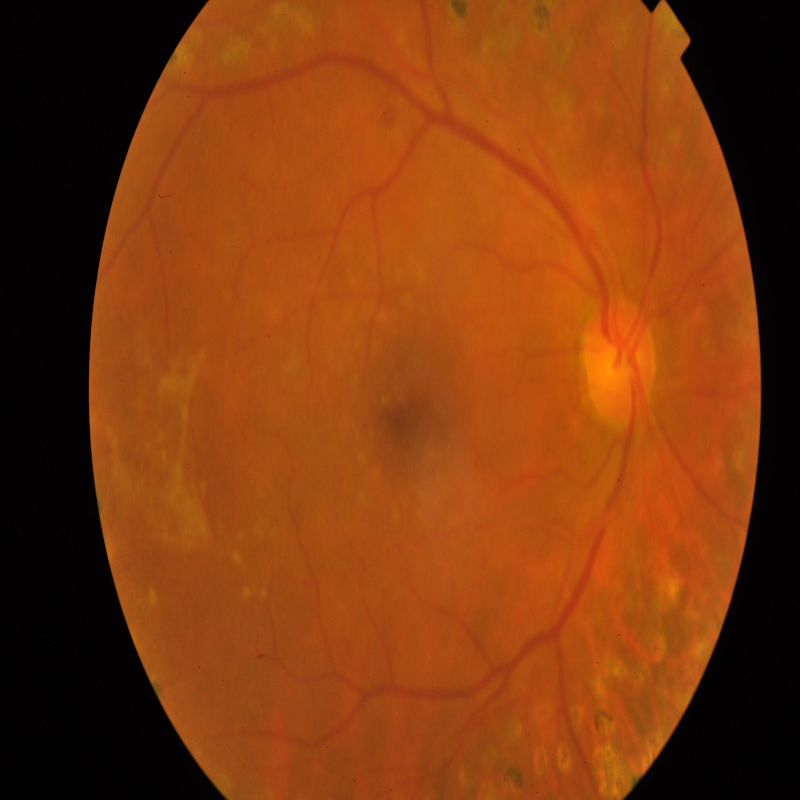
#> input picture src/images/001639a390f0.png, 800 x 800 px
$ python -i filters.py   (imports and definitions only)   (older library calls are emulated)
#> lines starting #> are read from the running program, lines starting #| are printed output that depends on the picture
#> further down, picture is the input picture: shape (800, 800, 3); mean B, G, R 14.3, 58.7, 128.7
import cv2
import numpy as np


# [20 lines left out: functions high_pass_filter, gauss_blur, not called in this run]

def laplace(img):
    img=np.uint8(img)
    #a way to detect edges
    ksize=3
    ddepth=cv2.CV_16S
    if len(img.shape)==3:
        gray=cv2.cvtColor(img,cv2.COLOR_BGR2GRAY)
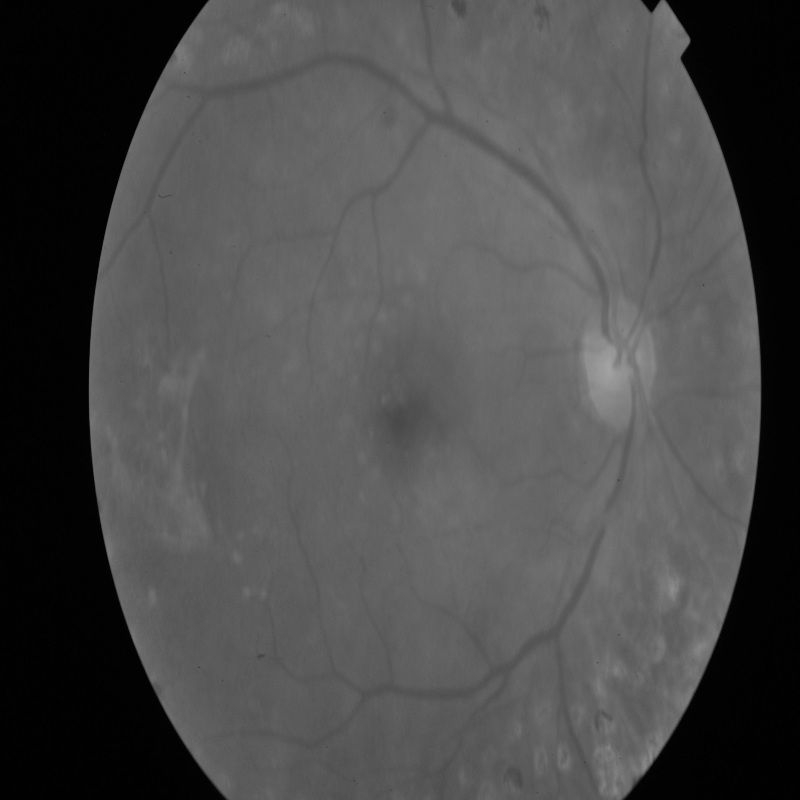
#> gray: shape (800, 800); min 0, max 163, mean 74.6
    else:
        gray = img
    blur=cv2.GaussianBlur(gray,(ksize,ksize),0)
    laplace=cv2.Laplacian(blur,ddepth,ksize=ksize)
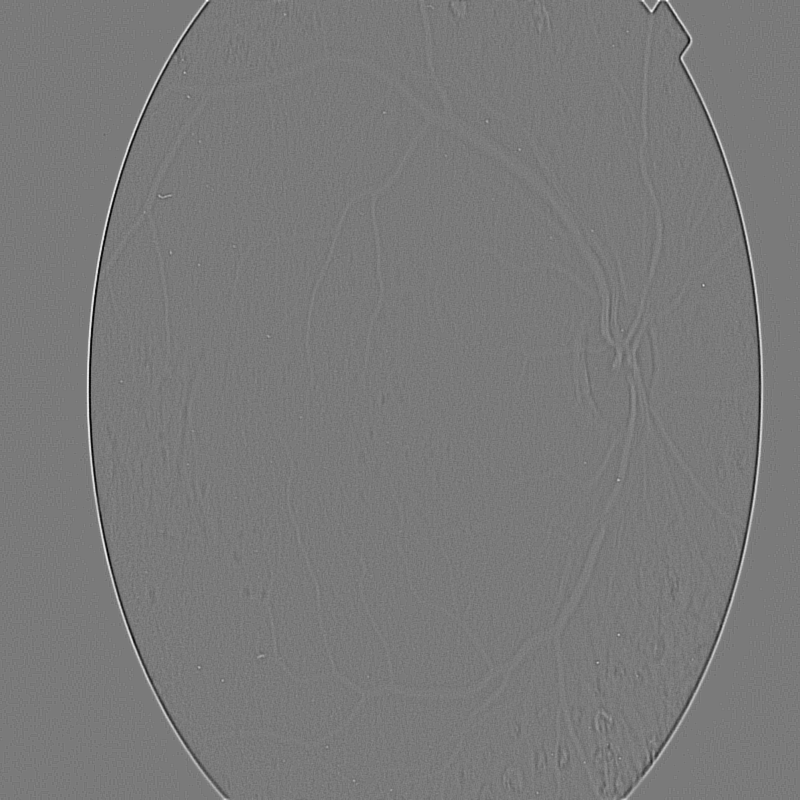
#> laplace: shape (800, 800) int16; min -114, max 124, mean 0; drawn with min black and max white
    res=cv2.convertScaleAbs(laplace)
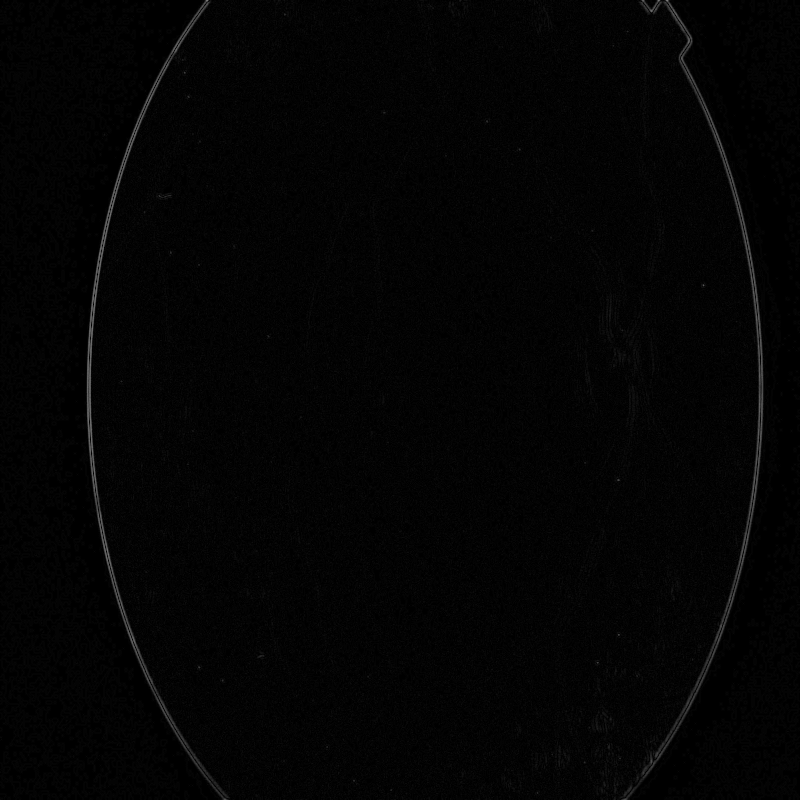
#> res: shape (800, 800); min 0, max 124, mean 3.6
    return res

# [40 lines left out: functions intensity_slicing, bit_plane_slicing, sharpening, not called in this run]

>>> import cv2
>>> picture = cv2.imread('../images/001639a390f0.png')
>>> result = laplace(picture)

$ run again, on src/images/0e0003ddd8df.png
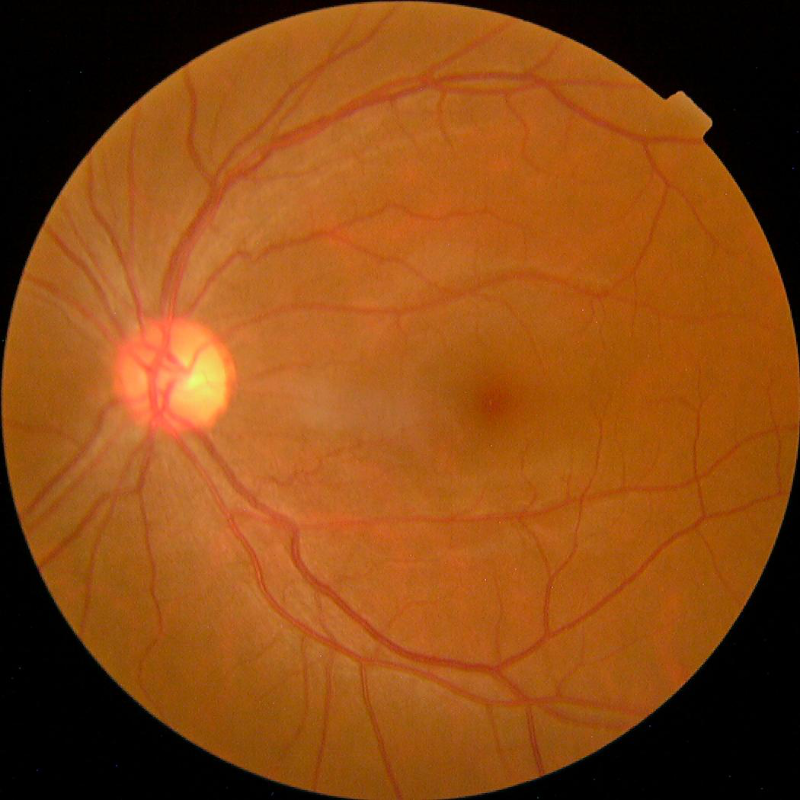
#> input picture src/images/0e0003ddd8df.png, 800 x 800 px
#> picture is the input picture: shape (800, 800, 3); mean B, G, R 20.7, 74, 139.1
#> in laplace, `laplace=cv2.Laplacian(blur,ddepth,ksize=ksize)`:
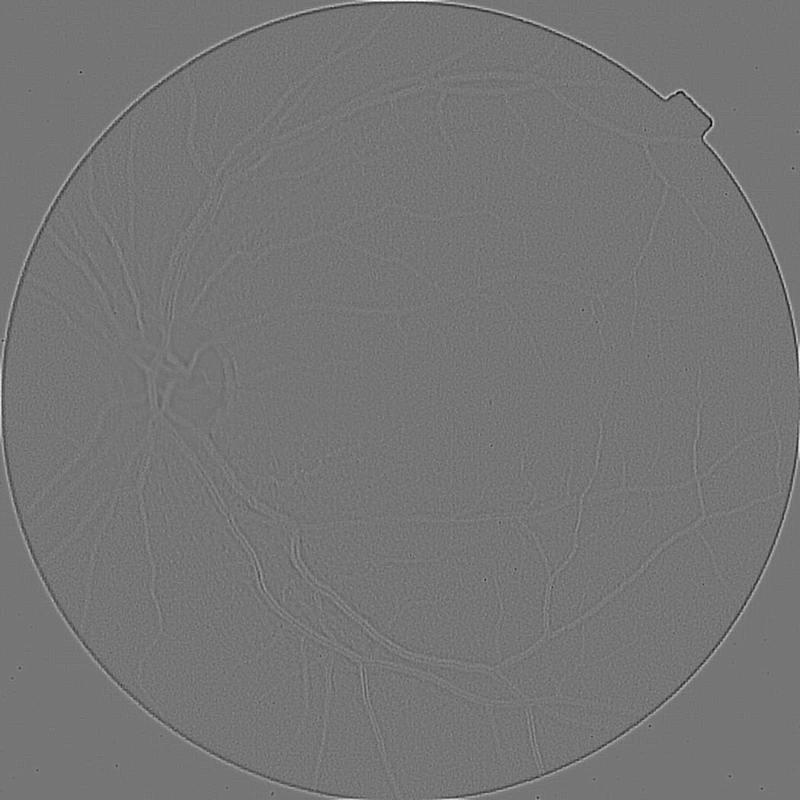
#> laplace: shape (800, 800) int16; min -168, max 196, mean 0; drawn with min black and max white
#> in laplace, `res=cv2.convertScaleAbs(laplace)`:
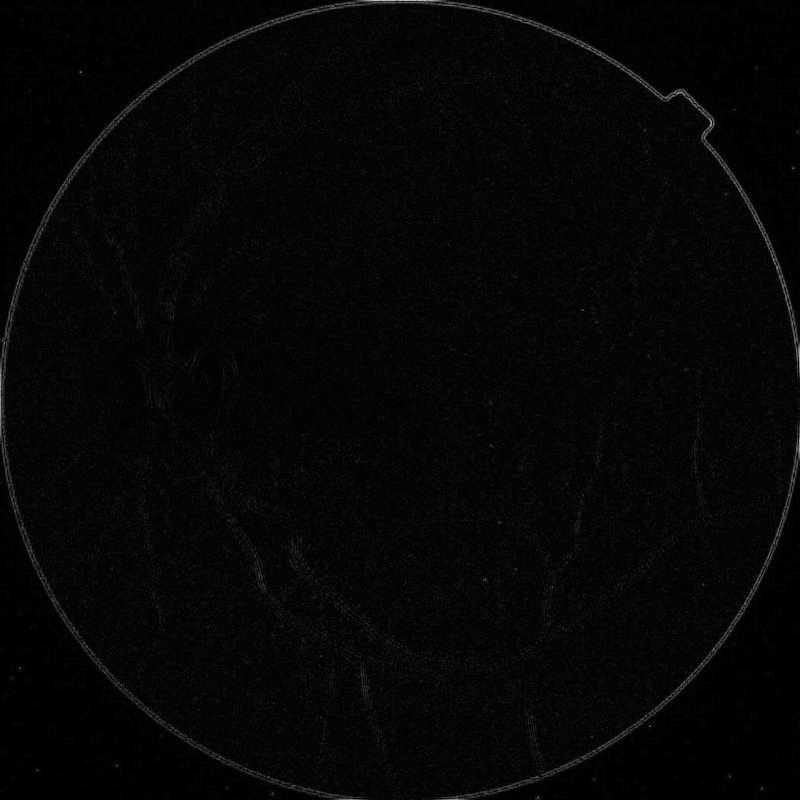
#> res: shape (800, 800); min 0, max 196, mean 5.7

$ run again, on src/images/0e3572b5884a.png
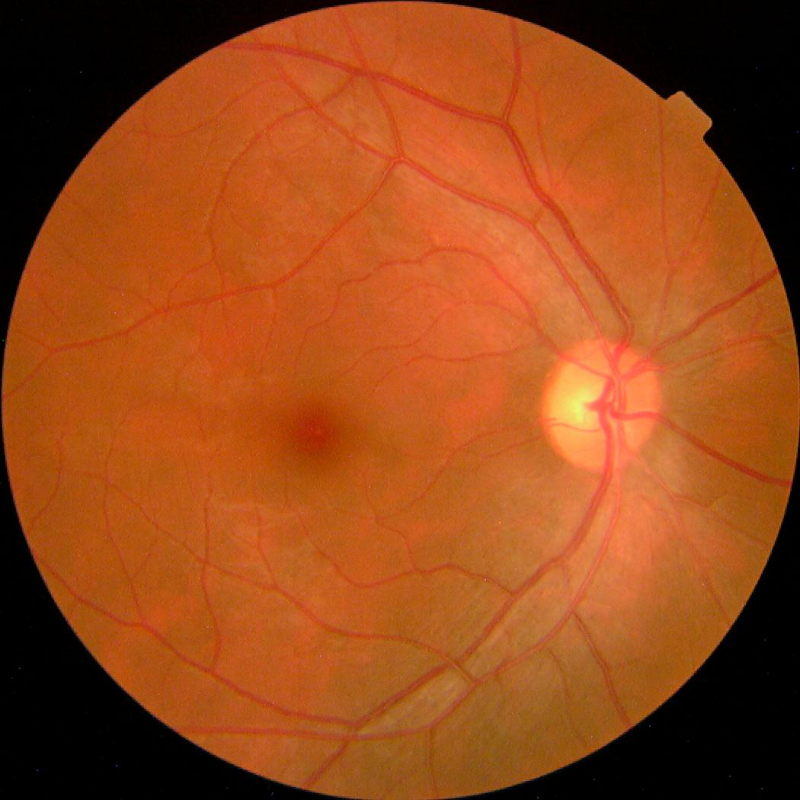
#> input picture src/images/0e3572b5884a.png, 800 x 800 px
#> picture is the input picture: shape (800, 800, 3); mean B, G, R 25.2, 72.3, 150.6
#> in laplace, `laplace=cv2.Laplacian(blur,ddepth,ksize=ksize)`:
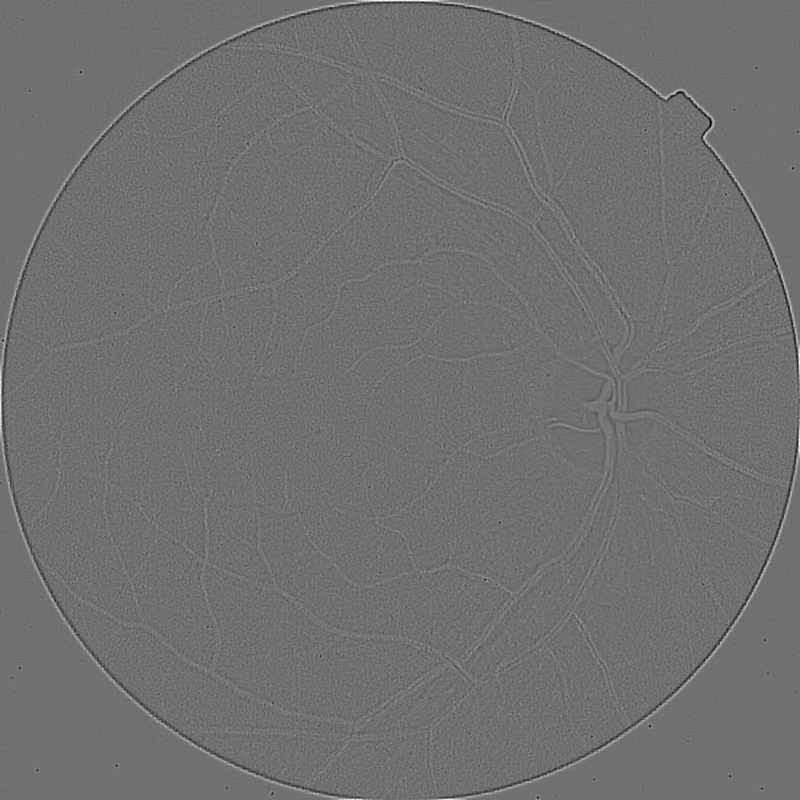
#> laplace: shape (800, 800) int16; min -142, max 180, mean 0; drawn with min black and max white
#> in laplace, `res=cv2.convertScaleAbs(laplace)`:
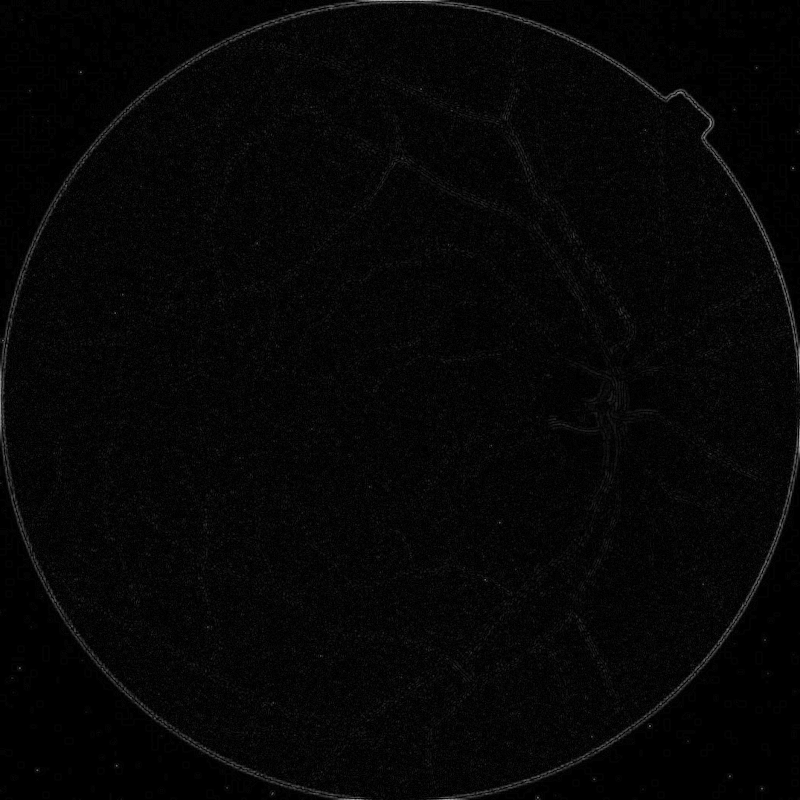
#> res: shape (800, 800); min 0, max 180, mean 5.9
